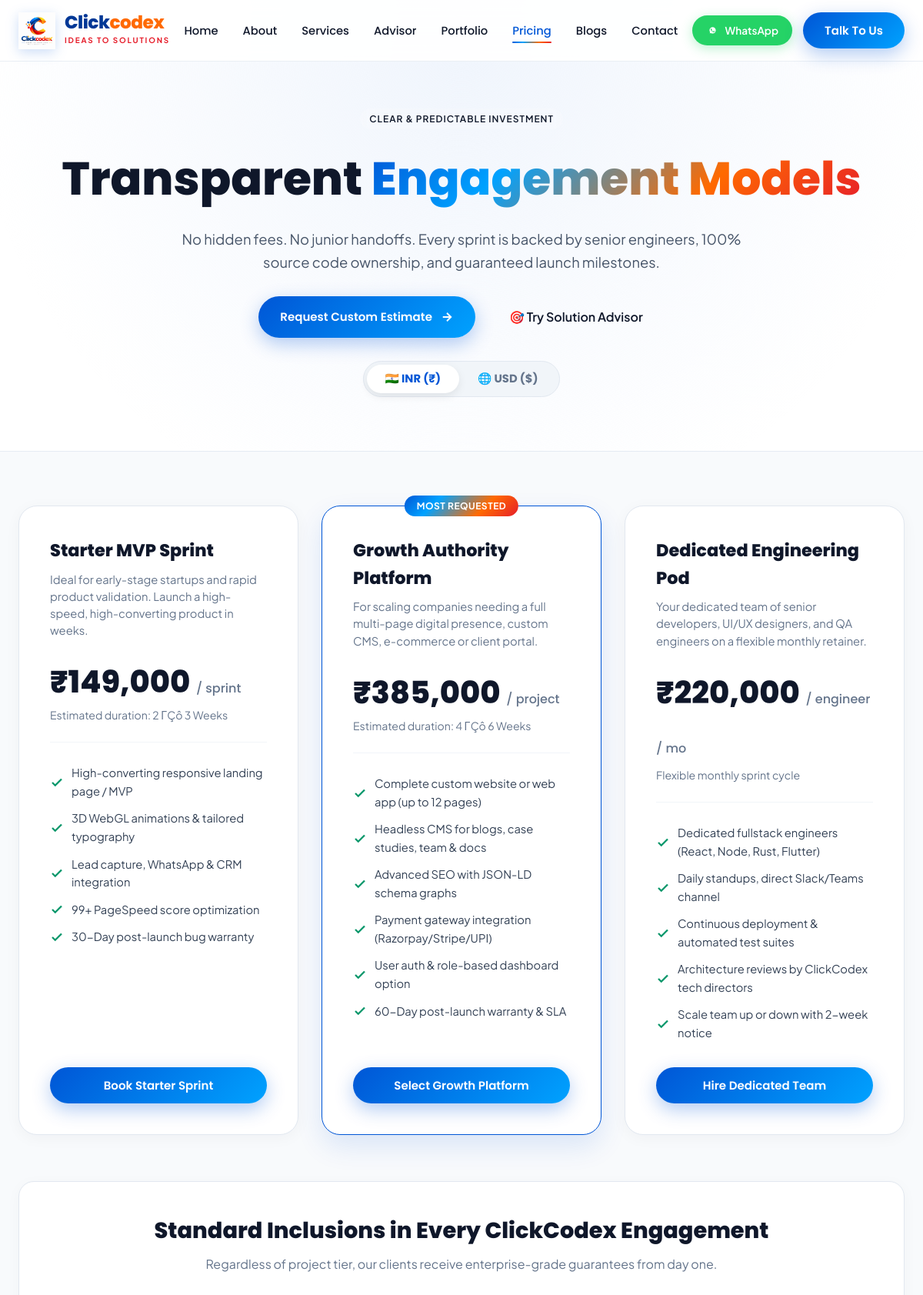
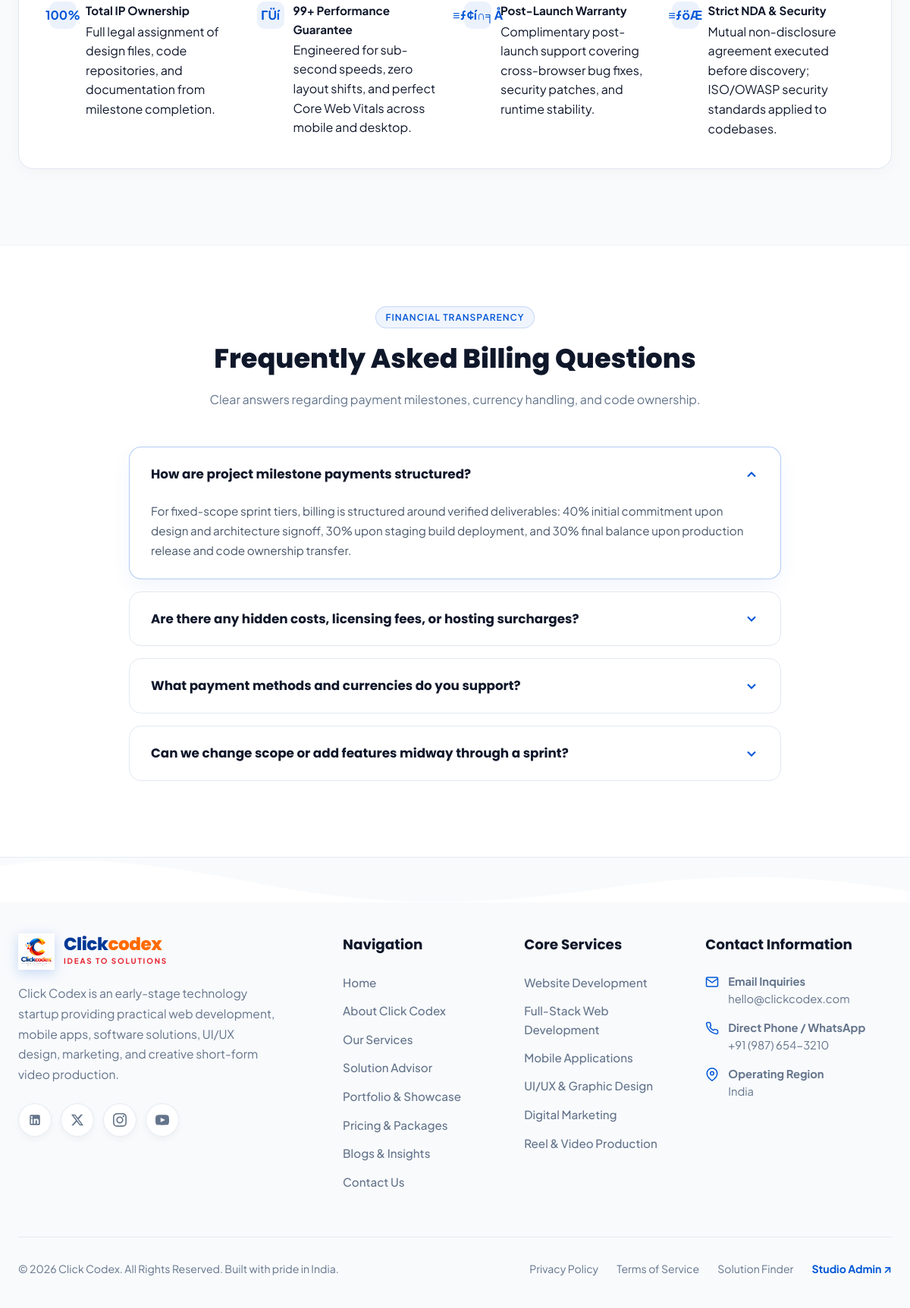
/pricing, run on the app's committed database (2 pictures, top to bottom).
### tables this page shows
CREATE TABLE `page_sections` (
  `id` int(10) unsigned NOT NULL AUTO_INCREMENT,
  `page_id` int(10) unsigned NOT NULL,
  `section_key` varchar(80) NOT NULL COMMENT 'hero, marquee, about_pillars, milestones, reactor_synergy, values_projector, constellation, wireframe_scanner, growth_funnel, delivery_dossier, cta_banner',
  `title` varchar(255) DEFAULT NULL,
  `subtitle` text DEFAULT NULL,
  `badge_text` varchar(120) DEFAULT NULL,
  `content` longtext DEFAULT NULL,
  `media_url` varchar(500) DEFAULT NULL,
  `cta_primary_text` varchar(100) DEFAULT NULL,
  `cta_primary_url` varchar(255) DEFAULT NULL,
  `cta_secondary_text` varchar(100) DEFAULT NULL,
  `cta_secondary_url` varchar(255) DEFAULT NULL,
  `settings_json` longtext DEFAULT NULL COMMENT 'Custom parameters like 3D model controls, stat counters, toggles' CHECK (json_valid(`settings_json`)),
  `order_num` smallint(6) DEFAULT 0,
  `is_active` tinyint(1) NOT NULL DEFAULT 1,
  `created_at` timestamp NOT NULL DEFAULT current_timestamp(),
  `updated_at` timestamp NOT NULL DEFAULT current_timestamp() ON UPDATE current_timestamp(),
  PRIMARY KEY (`id`),
  UNIQUE KEY `uniq_page_section` (`page_id`,`section_key`),
  KEY `idx_section_order` (`order_num`),
  CONSTRAINT `fk_section_page` FOREIGN KEY (`page_id`) REFERENCES `pages` (`id`) ON DELETE CASCADE
);

CREATE TABLE `pricing_plans` (
  `id` int(10) unsigned NOT NULL AUTO_INCREMENT,
  `plan_code` varchar(50) NOT NULL,
  `name` varchar(150) NOT NULL,
  `slug` varchar(100) NOT NULL,
  `badge_text` varchar(60) DEFAULT NULL,
  `short_desc` text NOT NULL,
  `price_inr` decimal(12,2) NOT NULL,
  `price_usd` decimal(10,2) NOT NULL,
  `period_label` varchar(60) NOT NULL,
  `estimated_duration` varchar(100) NOT NULL,
  `is_popular` tinyint(1) NOT NULL DEFAULT 0,
  `order_num` smallint(6) DEFAULT 0,
  `is_active` tinyint(1) NOT NULL DEFAULT 1,
  `created_at` timestamp NOT NULL DEFAULT current_timestamp(),
  `updated_at` timestamp NOT NULL DEFAULT current_timestamp() ON UPDATE current_timestamp(),
  PRIMARY KEY (`id`),
  UNIQUE KEY `plan_code` (`plan_code`),
  UNIQUE KEY `slug` (`slug`),
  KEY `idx_plan_active` (`is_active`,`order_num`)
);

CREATE TABLE `pricing_features` (
  `id` int(10) unsigned NOT NULL AUTO_INCREMENT,
  `plan_id` int(10) unsigned NOT NULL,
  `feature_text` varchar(255) NOT NULL,
  `is_included` tinyint(1) NOT NULL DEFAULT 1,
  `order_num` smallint(6) DEFAULT 0,
  PRIMARY KEY (`id`),
  KEY `idx_pfeat_plan` (`plan_id`,`order_num`),
  CONSTRAINT `fk_pfeat_plan` FOREIGN KEY (`plan_id`) REFERENCES `pricing_plans` (`id`) ON DELETE CASCADE
);

CREATE TABLE `pricing_inclusions` (
  `id` int(10) unsigned NOT NULL AUTO_INCREMENT,
  `icon_symbol` varchar(50) NOT NULL,
  `title` varchar(150) NOT NULL,
  `description` text NOT NULL,
  `order_num` smallint(6) DEFAULT 0,
  `is_active` tinyint(1) NOT NULL DEFAULT 1,
  PRIMARY KEY (`id`)
);

### app/Views/pricing.php (the view, shortened to what the rows shown need)
<?php
include __DIR__ . '/layout/header.php';
?>
<main>
  <section class="pricing-hero">
    <div class="container">
      <span class="preview-badge" style="margin-bottom: 16px;">
        <span><?= htmlspecialchars($sections['pricing_hero']['badge_text'] ?? 'Clear & Predictable Investment') ?></span>
      </span>
      <h1>Transparent <span class="gradient-text">Engagement Models</span></h1>
      <p>
        <?= htmlspecialchars($sections['pricing_hero']['subtitle'] ?? 'No hidden fees. Clear milestones, transparent pricing, 100% source code ownership, and direct collaboration with our dedicated 4-member team.') ?>
      </p>
      <div style="display: flex; gap: 16px; justify-content: center; flex-wrap: wrap; margin-bottom: 10px;">
        <button class="btn-primary" onclick="openConsultationModal('Custom Scope Quote')">
        </button>
        <a href="<?= BASE_URL ?>/service-finder" class="btn-secondary" style="border-radius: 9999px; padding: 14px 28px; font-weight: 600;">
        </a>
      </div>
      <div style="display: flex; justify-content: center;">
        <div class="currency-toggle-wrap">
        </div>
      </div>
    </div>
  </section>
  <section class="pricing-section">
    <div class="container">
      <div class="pricing-grid">
        <?php if (!empty($plans)): ?>
          <?php foreach ($plans as $plan):
            $isPopular = (bool)$plan['is_popular'];
            $badge = $plan['badge_text'] ?: ($isPopular ? 'Most Requested' : '');
            $priceInrFormatted = '₹' . number_format((float)$plan['price_inr']);
            $priceUsdFormatted = '$' . number_format((float)$plan['price_usd']);
            $features = $plan['features'] ?? [];
            $ctaLabel = $isPopular ? 'Select Growth Platform' : ($plan['plan_code'] === 'ENGINEERING_POD' ? 'Hire Dedicated Team' : 'Book Starter Sprint');
          ?>
            <div class="pricing-card <?= $isPopular ? 'popular' : '' ?>">
              <?php if (!empty($badge)): ?>
                <span class="popular-pill"><?= htmlspecialchars($badge) ?></span>
              <?php endif; ?>
              <div>
                <h3 class="tier-name"><?= htmlspecialchars($plan['name']) ?></h3>
                <p class="tier-desc"><?= htmlspecialchars($plan['short_desc']) ?></p>
                <div class="tier-price-box">
                  <div class="tier-price" data-inr="<?= $priceInrFormatted ?>" data-usd="<?= $priceUsdFormatted ?>">
                    <span class="price-val"><?= $priceInrFormatted ?></span>
                    <span style="font-size: 1rem; font-weight: 500; color: #64748b;"><?= htmlspecialchars($plan['period_label']) ?></span>
                  </div>
                  <div class="tier-period"><?= htmlspecialchars($plan['estimated_duration']) ?></div>
                </div>
                <?php if (!empty($features)): ?>
                  <ul class="features-list">
                    <?php foreach ($features as $f): ?>
                      <li>
                        <svg viewBox="0 0 24 24" fill="none" stroke="currentColor" stroke-width="3"><polyline points="20 6 9 17 4 12"></polyline></svg>
                        <span><?= htmlspecialchars($f['feature_text']) ?></span>
                      </li>
                    <?php endforeach; ?>
                  </ul>
                <?php endif; ?>
              </div>
              <button class="btn-primary" style="width: 100%;" onclick="openConsultationModal('<?= htmlspecialchars(addslashes($plan['name'])) ?>')">
                <span><?= $ctaLabel ?></span>
              </button>
            </div>
          <?php endforeach; ?>
        <?php endif; ?>
      </div>
      <div class="inclusions-card">
        <div class="inclusions-grid">
          <?php if (!empty($inclusions)): ?>
            <?php foreach ($inclusions as $inc): ?>
              <div class="inc-item">
                <div class="inc-icon"><?= htmlspecialchars($inc['icon_symbol']) ?></div>
                <div>
                  <div class="inc-title"><?= htmlspecialchars($inc['title']) ?></div>
                  <div class="inc-desc"><?= htmlspecialchars($inc['description']) ?></div>
                </div>
              </div>
            <?php endforeach; ?>
          <?php endif; ?>
        </div>
      </div>
    </div>
  </section>
  <section class="faq-section">
    <div class="container">
      <div style="text-align: center; max-width: 750px; margin: 0 auto 50px;">
        <h2 style="font-family: var(--font-display); font-size: 2.2rem; font-weight: 800; color: #0f172a; margin-bottom: 12px;">Frequently Asked Billing Questions</h2>
      </div>
    </div>
  </section>
</main>
<?php include __DIR__ . '/layout/footer.php'; ?>

### data on the page
page_sections: badge_text "CLEAR & PREDICTABLE INVESTMENT", subtitle "No hidden fees. No junior handoffs. Every sprint is backed by senior engineers, 100% source code ownership, and guaranteed launch milestones."
pricing_plans: name "Starter MVP Sprint", short_desc "Ideal for early-stage startups and rapid product validation. Launch a high-speed, high-converting product in weeks.", price_inr "₹149,000", period_label "/ sprint", estimated_duration "Estimated duration: 2 ΓÇô 3 Weeks", ctaLabel "Book Starter Sprint"
pricing_features: feature_text "High-converting responsive landing page / MVP"
pricing_features: feature_text "3D WebGL animations & tailored typography"
pricing_features: feature_text "Lead capture, WhatsApp & CRM integration"
pricing_features: feature_text "99+ PageSpeed score optimization"
pricing_features: feature_text "30-Day post-launch bug warranty"
pricing_plans: badge_text "MOST REQUESTED", name "Growth Authority Platform", short_desc "For scaling companies needing a full multi-page digital presence, custom CMS, e-commerce or client portal.", price_inr "₹385,000", period_label "/ project", estimated_duration "Estimated duration: 4 ΓÇô 6 Weeks", is_popular "Select Growth Platform"
pricing_features: feature_text "Complete custom website or web app (up to 12 pages)"
pricing_features: feature_text "Headless CMS for blogs, case studies, team & docs"
pricing_features: feature_text "Advanced SEO with JSON-LD schema graphs"
pricing_features: feature_text "Payment gateway integration (Razorpay/Stripe/UPI)"
pricing_features: feature_text "User auth & role-based dashboard option"
pricing_features: feature_text "60-Day post-launch warranty & SLA"
pricing_plans: name "Dedicated Engineering Pod", short_desc "Your dedicated team of senior developers, UI/UX designers, and QA engineers on a flexible monthly retainer.", price_inr "₹220,000", period_label "/ engineer / mo", estimated_duration "Flexible monthly sprint cycle", ctaLabel "Hire Dedicated Team"
pricing_features: feature_text "Dedicated fullstack engineers (React, Node, Rust, Flutter)"
pricing_features: feature_text "Daily standups, direct Slack/Teams channel"
pricing_features: feature_text "Continuous deployment & automated test suites"
pricing_features: feature_text "Architecture reviews by ClickCodex tech directors"
pricing_features: feature_text "Scale team up or down with 2-week notice"
pricing_inclusions: icon_symbol "100%", title "Total IP Ownership", description "Full legal assignment of design files, code repositories, and documentation from milestone completion."
pricing_inclusions: icon_symbol "ΓÜí", title "99+ Performance Guarantee", description "Engineered for sub-second speeds, zero layout shifts, and perfect Core Web Vitals across mobile and desktop."
pricing_inclusions: icon_symbol "≡ƒ¢í∩╕Å", title "Post-Launch Warranty", description "Complimentary post-launch support covering cross-browser bug fixes, security patches, and runtime stability."
pricing_inclusions: icon_symbol "≡ƒöÆ", title "Strict NDA & Security", description "Mutual non-disclosure agreement executed before discovery; ISO/OWASP security standards applied to codebases."

### other printed values
$settings['site_tagline'] "IDEAS TO SOLUTIONS"
$sections['inclusions_guarantee']['title'] "Standard Inclusions in Every ClickCodex Engagement"
$sections['inclusions_guarantee']['subtitle'] "Regardless of project tier, our clients receive enterprise-grade guarantees from day one."
$faq['question'] "How are project milestone payments structured?"
$faq['question'] "Are there any hidden costs, licensing fees, or hosting surcharges?"
$faq['question'] "What payment methods and currencies do you support?"
$faq['question'] "Can we change scope or add features midway through a sprint?"
$settings['contact_email'] "hello@clickcodex.com"
$settings['contact_phone'] "+91 (987) 654-3210"
$settings['contact_address'] "India"
$settings['copyright_text'] "© 2026 Click Codex. All Rights Reserved. Built with pride in India."
